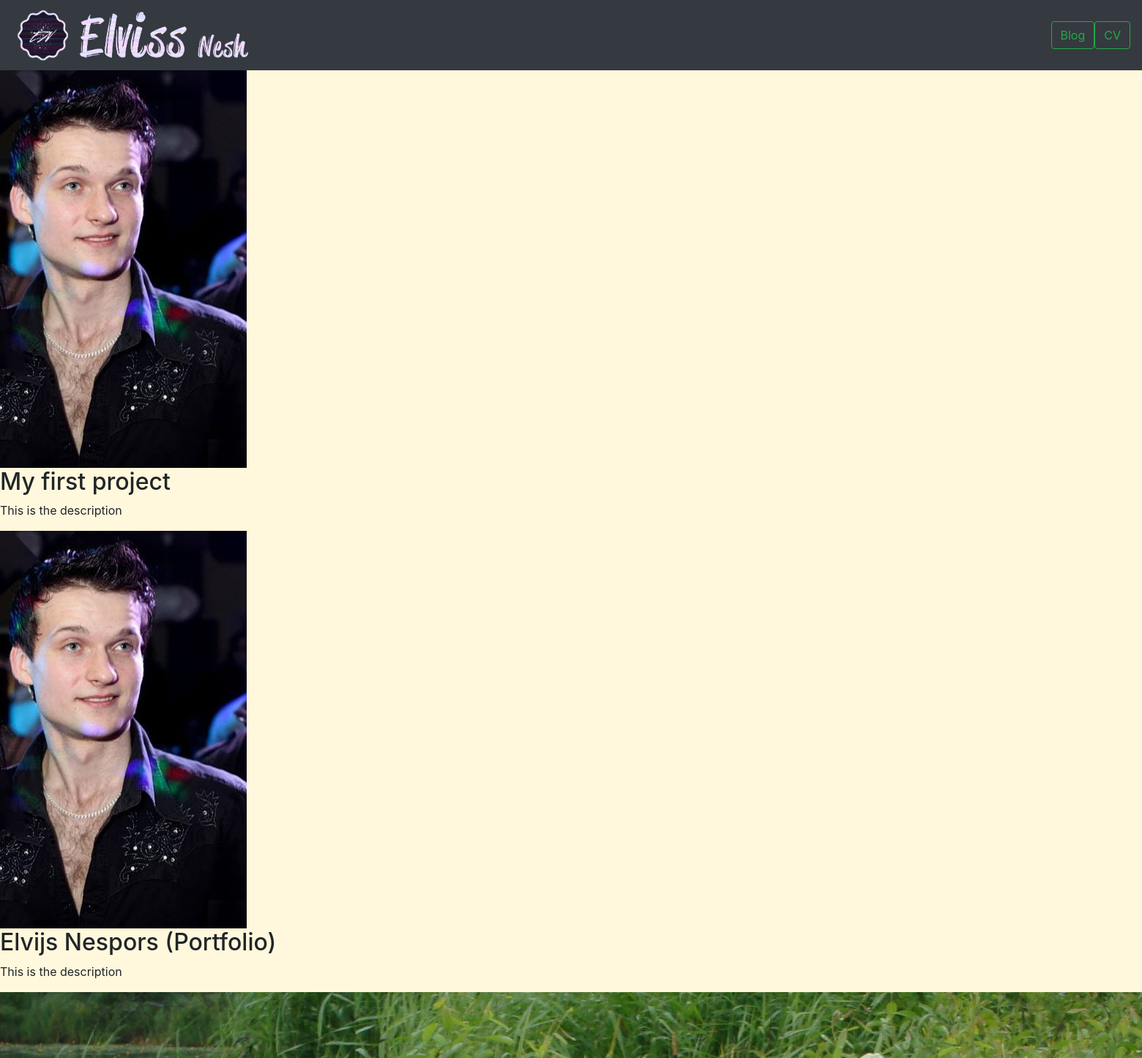
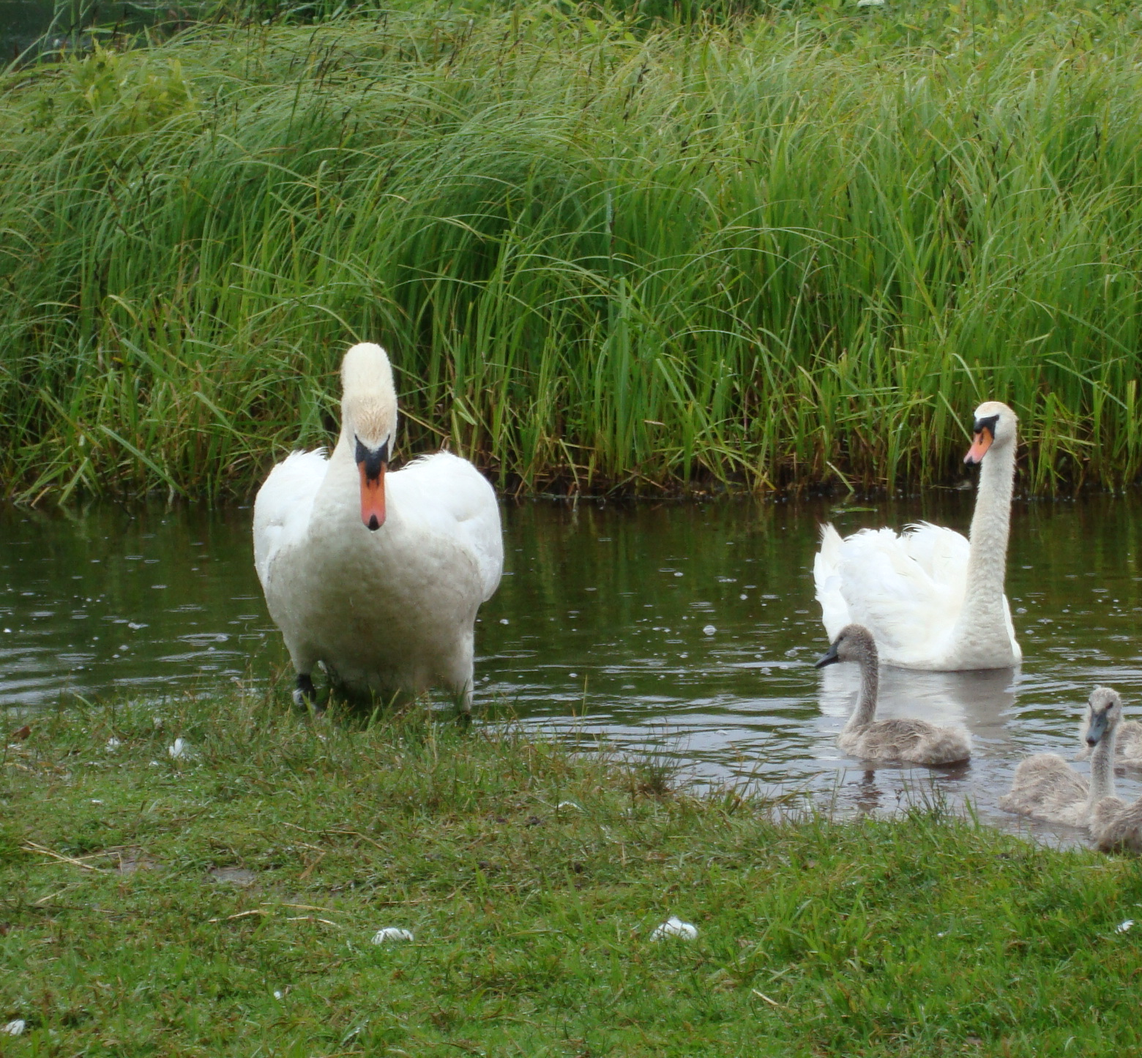
The page / on the database its author committed (2 pictures, top to bottom).
### portfolio/models.py (models this page shows, shortened)
class Project(models.Model):
    title = models.CharField(max_length=100)
    description = models.CharField(max_length=250)
    image = models.ImageField(upload_to="portfolio/images/")
    url = models.URLField(blank=True)

### portfolio/views.py (the view)
# urls.py: 2. Add a URL to urlpatterns:  path('', views.home, name='home')
def home(request):
    projects = Project.objects.all()
    return render(request, 'portfolio/home.html', {'projects':projects})

### portfolio/templates/portfolio/home.html (shortened to what this page needs)
{%extends 'portfolio/base.html'%}
{% block content%}
{% load static %}
<img src="{% static 'portfolio/elviss.jpg' %}">
{% for project in projects %}
<h2>{{ project.title }}</h2>
<p>{{ project.description }}</p>
<img src="{{ project.image.url }}">
{% endfor %}
{% endblock %}

### portfolio/templates/portfolio/base.html (shortened to what this page needs)
{% load static %}
<!doctype html>
<html lang="en">
  <head>
    <link rel="stylesheet" href="https://stackpath.bootstrapcdn.com/bootstrap/4.5.0/css/bootstrap.min.css">
  </head>
  <body>
<nav class="navbar navbar-dark bg-dark">
  <a class="navbar-brand" href="/">
    <img src="{% static 'portfolio/full_logo.png' %}" width="327" height="70" class="d-inline-block align-top" alt="" loading="lazy">
  </a>
    <form class="form-inline">
    <a href="{% url 'blog:all_blogs' %}" class="btn btn-outline-success" type="button" >Blog</a>
    <a href="{% static 'portfolio/elvisscv.docx' %}" class="btn btn-outline-success" type="button" >CV</a>
    </form>
</nav>
{% block content %}
{% endblock %}
  </body>
</html>

### portfolio/templates/portfolio/base.html (style rules this page uses)
body { background-color: cornsilk; }

### rows shown on the page
Project: title "My first project", description "This is the description", image (picture)
Project: title "Elvijs Nespors (Portfolio)", description "This is the description", image (picture)
